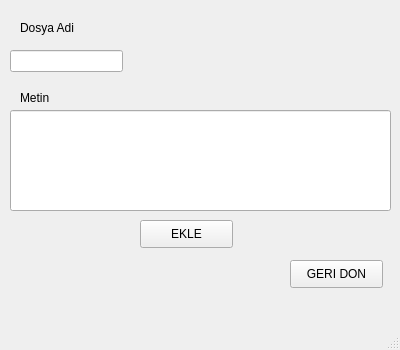
<?xml version="1.0" encoding="UTF-8"?>
<ui version="4.0">
 <class>MainWindow</class>
 <widget class="QMainWindow" name="MainWindow">
  <property name="geometry">
   <rect>
    <x>0</x>
    <y>0</y>
    <width>400</width>
    <height>350</height>
   </rect>
  </property>
  <property name="windowTitle">
   <string>dosya ekle</string>
  </property>
  <widget class="QWidget" name="centralwidget">
   <widget class="QLabel" name="label">
    <property name="geometry">
     <rect>
      <x>20</x>
      <y>20</y>
      <width>55</width>
      <height>16</height>
     </rect>
    </property>
    <property name="text">
     <string>Dosya Adi</string>
    </property>
   </widget>
   <widget class="QLineEdit" name="lineEdit">
    <property name="geometry">
     <rect>
      <x>10</x>
      <y>50</y>
      <width>113</width>
      <height>22</height>
     </rect>
    </property>
   </widget>
   <widget class="QLabel" name="label_2">
    <property name="geometry">
     <rect>
      <x>20</x>
      <y>90</y>
      <width>55</width>
      <height>16</height>
     </rect>
    </property>
    <property name="text">
     <string>Metin</string>
    </property>
   </widget>
   <widget class="QPushButton" name="pushButton">
    <property name="geometry">
     <rect>
      <x>140</x>
      <y>220</y>
      <width>93</width>
      <height>28</height>
     </rect>
    </property>
    <property name="text">
     <string>EKLE</string>
    </property>
   </widget>
   <widget class="QPushButton" name="pushButtonG">
    <property name="geometry">
     <rect>
      <x>290</x>
      <y>260</y>
      <width>93</width>
      <height>28</height>
     </rect>
    </property>
    <property name="text">
     <string>GERI DON</string>
    </property>
   </widget>
   <widget class="QLineEdit" name="lineEdit_2">
    <property name="geometry">
     <rect>
      <x>10</x>
      <y>110</y>
      <width>381</width>
      <height>101</height>
     </rect>
    </property>
   </widget>
  </widget>
  <widget class="QMenuBar" name="menubar">
   <property name="geometry">
    <rect>
     <x>0</x>
     <y>0</y>
     <width>400</width>
     <height>26</height>
    </rect>
   </property>
  </widget>
  <widget class="QStatusBar" name="statusbar"/>
 </widget>
 <resources/>
 <connections/>
</ui>
